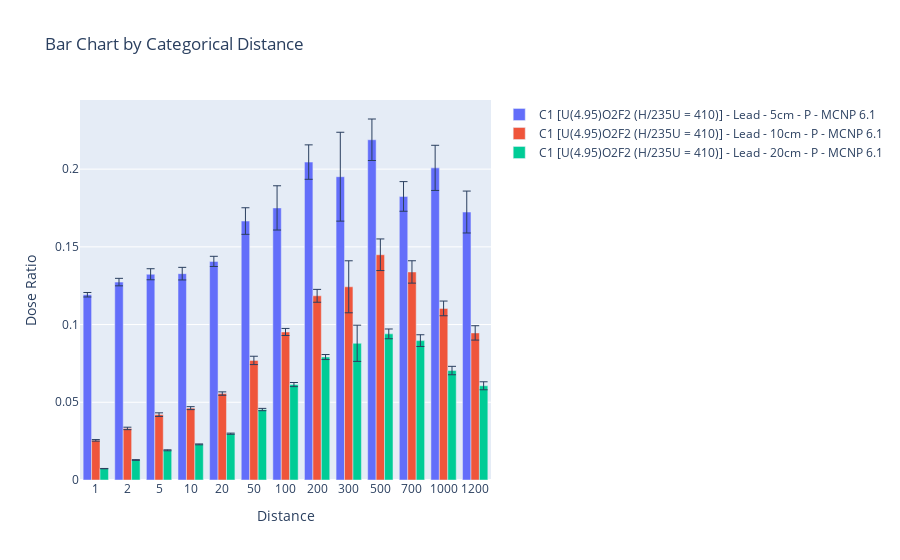

Notebook code for this chart:
### Code cell
import pandas as pd
import plotly.graph_objects as go
import numpy as np

# Charger les données depuis le fichier Excel
data = pd.read_excel("../DB/All-at-once_DB.xlsx", sheet_name='screen')

def plot_categorical_bar_chart(data, particles, screens, cases, codes, thicknesses):
    fig = go.Figure()

    # Configuration des axes
    x_title = 'Distance'
    y_title = 'Dose Ratio'

    # Obtenir les distances uniques comme chaînes de caractères
    unique_distances = sorted(data['Distance (m)'].unique())
    distance_labels = [str(dist) for dist in unique_distances]

    # Créer des séries pour chaque combinaison unique
    for particle in particles:
        for screen in screens:
            for case in cases:
                for code in codes:
                    for thickness in thicknesses:
                        # Créer une clé unique pour chaque configuration
                        unique_key = f"{case} - {screen} - {thickness}cm - {particle} - {code}"

                        # Filtrer les données pour la configuration donnée
                        data_screen = data[
                            (data['Screen'] == screen) & 
                            (data['Thickness (cm)'] == thickness) &
                            (data['Particle'] == particle) & 
                            (data['Case'] == case) & 
                            (data['Code'] == code)
                        ]
                        
                        data_no_screen = data[
                            (data['Screen'] == 'None') & 
                            (data['Particle'] == particle) & 
                            (data['Case'] == case) & 
                            (data['Code'] == code)
                        ]

                        # Trier par distance
                        data_screen = data_screen.sort_values(by='Distance (m)')

                        # Combiner les données pour calculer le ratio de dose
                        data_combined = pd.merge(
                            data_screen,
                            data_no_screen,
                            on='Distance (m)',
                            suffixes=('_screen', '_none')
                        )

                        # Calcul du ratio de dose
                        data_combined['Dose Ratio'] = data_combined['Dose (Gy)_screen'] / data_combined['Dose (Gy)_none']
                        data_combined['Combined Uncertainty'] = data_combined['Dose Ratio'] * np.sqrt(
                            data_combined['1s uncertainty_screen']**2 + 
                            data_combined['1s uncertainty_none']**2
                        )

                        # Créer des barres pour chaque distance unique
                        bar_data = []

                        for distance in unique_distances:
                            subset = data_combined[data_combined['Distance (m)'] == distance]
                            if not subset.empty:
                                x_values = [str(distance)] * len(subset)  # Répéter la distance pour chaque point de données
                                y_values = subset['Dose Ratio'].tolist()  # Liste des valeurs de ratio de dose
                                uncertainties = subset['Combined Uncertainty'].tolist()  # Liste des incertitudes combinées
                                for x, y, uncertainty in zip(x_values, y_values, uncertainties):
                                    bar_data.append({
                                        'x': [x],
                                        'y': [y],
                                        'error_y': {
                                            'type': 'data',
                                            'array': [2 * uncertainty],
                                            'visible': True
                                        },
                                        'name': unique_key  # Utilisation de la clé unique comme nom de la série
                                    })
                        # Ajout des barres pour cette configuration unique
                        fig.add_trace(
                            go.Bar(
                                x=[item['x'][0] for item in bar_data],  # Utilisation de 'pour' et non 'en'
                                y=[item['y'][0] for item in bar_data],  # Correction de la syntaxe
                                name=bar_data[0]['name'],  # Nom de la série unique
                                error_y={
                                    'type': 'data',
                                    'array': [item['error_y']['array'][0] for item in bar_data],  # Correction
                                    'visible': True, 
                                    'thickness': 1,
                                }
                            )
                        )

    # Configuration du layout
    fig.update_layout(
        title='Bar Chart by Categorical Distance',
        xaxis=dict(
            title=x_title,
            tickvals=distance_labels,  # Utilisation des distances comme valeurs catégoriques
            ticktext=distance_labels  # Texte des tickvals
        ),
        yaxis=dict(
            title=y_title
        ),
        barmode='group'  # Pour que les barres soient groupées
    )

    # Affichage du graphique
    fig.show()

# Définition des paramètres et appel de la fonction
particles = ['P']  # ['N', 'P']  
screens = ['Lead'] # ['Concrete', 'Steel', 'Water', 'Lead']
cases = ['C1 [U(4.95)O2F2 (H/235U = 410)]']  # ['C1 [U(4.95)O2F2 (H/235U = 410)]', 'C4 [U(93.2) (H/235U = 0)]']
codes = ['MCNP 6.1']  #  ['MCNP 6.1', 'COG 11.2', 'SCALE 6.2.2']
thicknesses = [5, 10, 20] # [1, 5, 10, 20]

plot_categorical_bar_chart(data, particles, screens, cases, codes, thicknesses)

### Figure 1 — Plotly figure (JSON) as saved in the notebook; plotly's stock layout.template omitted (floating-point values rounded to 4 significant figures)
{"data": [{"error_y": {"array": [0.001443, 0.00241, 0.00355, 0.004055, 0.003276, 0.008555, 0.01424, 0.01108, 0.02859, 0.01335, 0.009533, 0.01453, 0.01348], "thickness": 1, "type": "data", "visible": true}, "name": "C1 [U(4.95)O2F2 (H/235U = 410)] - Lead - 5cm - P - MCNP 6.1", "type": "bar", "x": ["1", "2", "5", "10", "20", "50", "100", "200", "300", "500", "700", "1000", "1200"], "y": [0.1192, 0.1273, 0.1324, 0.1328, 0.1406, 0.1666, 0.1751, 0.2045, 0.1951, 0.2189, 0.1824, 0.2008, 0.1724]}, {"error_y": {"array": [0.0004966, 0.0007931, 0.001161, 0.0009487, 0.001094, 0.002686, 0.002282, 0.004135, 0.01673, 0.01018, 0.007198, 0.004726, 0.004621], "thickness": 1, "type": "data", "visible": true}, "name": "C1 [U(4.95)O2F2 (H/235U = 410)] - Lead - 10cm - P - MCNP 6.1", "type": "bar", "x": ["1", "2", "5", "10", "20", "50", "100", "200", "300", "500", "700", "1000", "1200"], "y": [0.02551, 0.03318, 0.04206, 0.04623, 0.05561, 0.07693, 0.09523, 0.1185, 0.1243, 0.1449, 0.1339, 0.1104, 0.09463]}, {"error_y": {"array": [0.0001146, 0.0002409, 0.0003164, 0.0002818, 0.0003791, 0.0007454, 0.00133, 0.001616, 0.01165, 0.003138, 0.003772, 0.002708, 0.002569], "thickness": 1, "type": "data", "visible": true}, "name": "C1 [U(4.95)O2F2 (H/235U = 410)] - Lead - 20cm - P - MCNP 6.1", "type": "bar", "x": ["1", "2", "5", "10", "20", "50", "100", "200", "300", "500", "700", "1000", "1200"], "y": [0.007311, 0.01286, 0.01911, 0.02292, 0.02979, 0.04533, 0.06139, 0.07911, 0.08795, 0.09401, 0.08967, 0.07041, 0.06062]}], "layout": {"barmode": "group", "title": {"text": "Bar Chart by Categorical Distance"}, "xaxis": {"ticktext": ["1", "2", "5", "10", "20", "50", "100", "200", "300", "500", "700", "1000", "1200"], "tickvals": ["1", "2", "5", "10", "20", "50", "100", "200", "300", "500", "700", "1000", "1200"], "title": {"text": "Distance"}}, "yaxis": {"title": {"text": "Dose Ratio"}}}}
